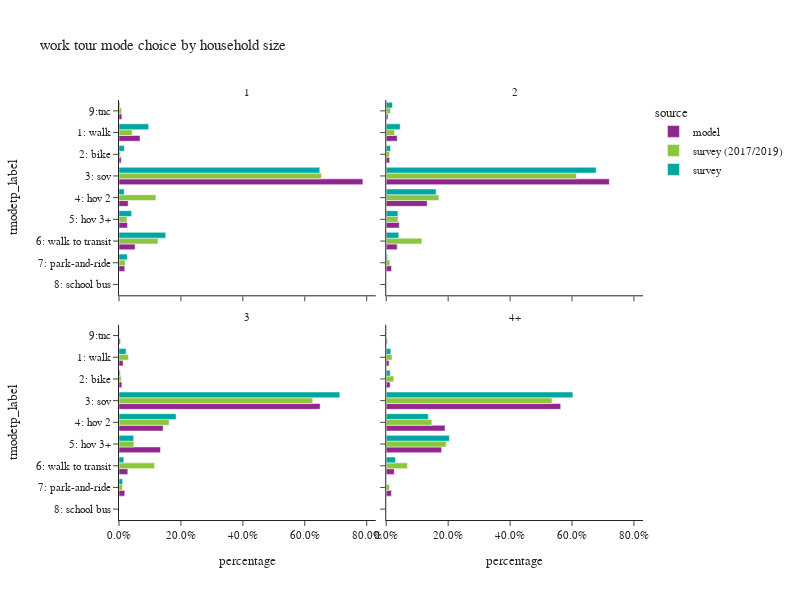

Source (notebook cell):
### Code cell
plot_mode_choice(wk_tour,"hhsize_4+",
                 {"hhsize_4+":["1","2","3","4+"],
                  "tmodetp_label":["1: walk","2: bike","3: sov","4: hov 2","5: hov 3+","6: walk to transit",
                                   "7: park-and-ride","8: school bus","9: other–survey only"]},
                 "household size",2,600)

### Figure 1 — Plotly figure (JSON) as saved in the notebook; plotly's stock layout.template omitted (floating-point values rounded to 4 significant figures)
{"data": [{"alignmentgroup": "True", "customdata": [[13249], [1435], [153836], [5782], [5327], [10199], [3645], [1807]], "hovertemplate": "source=model<br>hhsize_4+=1<br>percentage=%{x}<br>tmodetp_label=%{y}<br>sample count=%{customdata[0]}<extra></extra>", "legendgroup": "model", "marker": {"color": "#91268F", "pattern": {"shape": ""}}, "name": "model", "offsetgroup": "model", "orientation": "h", "showlegend": true, "textposition": "auto", "type": "bar", "x": [0.06785, 0.007348, 0.7878, 0.02961, 0.02728, 0.05223, 0.01867, 0.009253], "xaxis": "x3", "y": ["1: walk", "2: bike", "3: sov", "4: hov 2", "5: hov 3+", "6: walk to transit", "7: park-and-ride", "9:tnc"], "yaxis": "y3"}, {"alignmentgroup": "True", "customdata": [[16503], [5102], [334725], [61473], [19605], [16475], [8003], [2634]], "hovertemplate": "source=model<br>hhsize_4+=2<br>percentage=%{x}<br>tmodetp_label=%{y}<br>sample count=%{customdata[0]}<extra></extra>", "legendgroup": "model", "marker": {"color": "#91268F", "pattern": {"shape": ""}}, "name": "model", "offsetgroup": "model", "orientation": "h", "showlegend": false, "textposition": "auto", "type": "bar", "x": [0.03553, 0.01098, 0.7206, 0.1323, 0.0422, 0.03547, 0.01723, 0.00567], "xaxis": "x4", "y": ["1: walk", "2: bike", "3: sov", "4: hov 2", "5: hov 3+", "6: walk to transit", "7: park-and-ride", "9:tnc"], "yaxis": "y4"}, {"alignmentgroup": "True", "customdata": [[3827], [2696], [188144], [41304], [38829], [8258], [5376], [1186]], "hovertemplate": "source=model<br>hhsize_4+=3<br>percentage=%{x}<br>tmodetp_label=%{y}<br>sample count=%{customdata[0]}<extra></extra>", "legendgroup": "model", "marker": {"color": "#91268F", "pattern": {"shape": ""}}, "name": "model", "offsetgroup": "model", "orientation": "h", "showlegend": false, "textposition": "auto", "type": "bar", "x": [0.01321, 0.009309, 0.6496, 0.1426, 0.1341, 0.02851, 0.01856, 0.004095], "xaxis": "x", "y": ["1: walk", "2: bike", "3: sov", "4: hov 2", "5: hov 3+", "6: walk to transit", "7: park-and-ride", "9:tnc"], "yaxis": "y"}, {"alignmentgroup": "True", "customdata": [[4970], [6872], [309294], [104336], [98209], [14305], [9232], [1823]], "hovertemplate": "source=model<br>hhsize_4+=4+<br>percentage=%{x}<br>tmodetp_label=%{y}<br>sample count=%{customdata[0]}<extra></extra>", "legendgroup": "model", "marker": {"color": "#91268F", "pattern": {"shape": ""}}, "name": "model", "offsetgroup": "model", "orientation": "h", "showlegend": false, "textposition": "auto", "type": "bar", "x": [0.009052, 0.01252, 0.5633, 0.19, 0.1789, 0.02605, 0.01681, 0.00332], "xaxis": "x2", "y": ["1: walk", "2: bike", "3: sov", "4: hov 2", "5: hov 3+", "6: walk to transit", "7: park-and-ride", "9:tnc"], "yaxis": "y2"}, {"alignmentgroup": "True", "customdata": [[196], [45], [541], [73], [29], [476], [18], [21]], "hovertemplate": "source=survey (2017/2019)<br>hhsize_4+=1<br>percentage=%{x}<br>tmodetp_label=%{y}<br>sample count=%{customdata[0]}<extra></extra>", "legendgroup": "survey (2017/2019)", "marker": {"color": "#8CC63E", "pattern": {"shape": ""}}, "name": "survey (2017/2019)", "offsetgroup": "survey (2017/2019)", "orientation": "h", "showlegend": true, "textposition": "auto", "type": "bar", "x": [0.0425, 0.00464, 0.6535, 0.1193, 0.02588, 0.1259, 0.02014, 0.008144], "xaxis": "x3", "y": ["1: walk", "2: bike", "3: sov", "4: hov 2", "5: hov 3+", "6: walk to transit", "7: park-and-ride", "9:tnc"], "yaxis": "y3"}, {"alignmentgroup": "True", "customdata": [[226], [90], [1035], [295], [67], [760], [34], [1], [35]], "hovertemplate": "source=survey (2017/2019)<br>hhsize_4+=2<br>percentage=%{x}<br>tmodetp_label=%{y}<br>sample count=%{customdata[0]}<extra></extra>", "legendgroup": "survey (2017/2019)", "marker": {"color": "#8CC63E", "pattern": {"shape": ""}}, "name": "survey (2017/2019)", "offsetgroup": "survey (2017/2019)", "orientation": "h", "showlegend": false, "textposition": "auto", "type": "bar", "x": [0.02686, 0.01025, 0.6139, 0.1698, 0.03827, 0.1152, 0.01145, 5.235e-05, 0.01419], "xaxis": "x4", "y": ["1: walk", "2: bike", "3: sov", "4: hov 2", "5: hov 3+", "6: walk to transit", "7: park-and-ride", "8: school bus", "9:tnc"], "yaxis": "y4"}, {"alignmentgroup": "True", "customdata": [[29], [24], [310], [133], [57], [172], [14], [1], [7]], "hovertemplate": "source=survey (2017/2019)<br>hhsize_4+=3<br>percentage=%{x}<br>tmodetp_label=%{y}<br>sample count=%{customdata[0]}<extra></extra>", "legendgroup": "survey (2017/2019)", "marker": {"color": "#8CC63E", "pattern": {"shape": ""}}, "name": "survey (2017/2019)", "offsetgroup": "survey (2017/2019)", "orientation": "h", "showlegend": false, "textposition": "auto", "type": "bar", "x": [0.03031, 0.006963, 0.6256, 0.1619, 0.04817, 0.1148, 0.01153, 6.611e-06, 0.0007561], "xaxis": "x", "y": ["1: walk", "2: bike", "3: sov", "4: hov 2", "5: hov 3+", "6: walk to transit", "7: park-and-ride", "8: school bus", "9:tnc"], "yaxis": "y"}, {"alignmentgroup": "True", "customdata": [[22], [32], [276], [90], [104], [110], [17], [2], [1]], "hovertemplate": "source=survey (2017/2019)<br>hhsize_4+=4+<br>percentage=%{x}<br>tmodetp_label=%{y}<br>sample count=%{customdata[0]}<extra></extra>", "legendgroup": "survey (2017/2019)", "marker": {"color": "#8CC63E", "pattern": {"shape": ""}}, "name": "survey (2017/2019)", "offsetgroup": "survey (2017/2019)", "orientation": "h", "showlegend": false, "textposition": "auto", "type": "bar", "x": [0.01861, 0.0247, 0.5352, 0.1471, 0.1936, 0.06864, 0.01049, 0.0008601, 0.0007013], "xaxis": "x2", "y": ["1: walk", "2: bike", "3: sov", "4: hov 2", "5: hov 3+", "6: walk to transit", "7: park-and-ride", "8: school bus", "9:tnc"], "yaxis": "y2"}, {"alignmentgroup": "True", "customdata": [[71], [34], [258], [12], [12], [110], [9], [6]], "hovertemplate": "source=survey<br>hhsize_4+=1<br>percentage=%{x}<br>tmodetp_label=%{y}<br>sample count=%{customdata[0]}<extra></extra>", "legendgroup": "survey", "marker": {"color": "#00A7A0", "pattern": {"shape": ""}}, "name": "survey", "offsetgroup": "survey", "orientation": "h", "showlegend": true, "textposition": "auto", "type": "bar", "x": [0.09597, 0.01731, 0.6485, 0.01665, 0.04092, 0.1508, 0.02698, 0.002867], "xaxis": "x3", "y": ["1: walk", "2: bike", "3: sov", "4: hov 2", "5: hov 3+", "6: walk to transit", "7: park-and-ride", "9:tnc"], "yaxis": "y3"}, {"alignmentgroup": "True", "customdata": [[52], [51], [418], [99], [15], [107], [7], [5]], "hovertemplate": "source=survey<br>hhsize_4+=2<br>percentage=%{x}<br>tmodetp_label=%{y}<br>sample count=%{customdata[0]}<extra></extra>", "legendgroup": "survey", "marker": {"color": "#00A7A0", "pattern": {"shape": ""}}, "name": "survey", "offsetgroup": "survey", "orientation": "h", "showlegend": false, "textposition": "auto", "type": "bar", "x": [0.04508, 0.01389, 0.678, 0.161, 0.03777, 0.04029, 0.003874, 0.0201], "xaxis": "x4", "y": ["1: walk", "2: bike", "3: sov", "4: hov 2", "5: hov 3+", "6: walk to transit", "7: park-and-ride", "9:tnc"], "yaxis": "y4"}, {"alignmentgroup": "True", "customdata": [[13], [11], [140], [33], [11], [22], [1], [1]], "hovertemplate": "source=survey<br>hhsize_4+=3<br>percentage=%{x}<br>tmodetp_label=%{y}<br>sample count=%{customdata[0]}<extra></extra>", "legendgroup": "survey", "marker": {"color": "#00A7A0", "pattern": {"shape": ""}}, "name": "survey", "offsetgroup": "survey", "orientation": "h", "showlegend": false, "textposition": "auto", "type": "bar", "x": [0.02293, 0.003984, 0.7131, 0.1843, 0.04732, 0.01549, 0.01174, 0.00114], "xaxis": "x", "y": ["1: walk", "2: bike", "3: sov", "4: hov 2", "5: hov 3+", "6: walk to transit", "7: park-and-ride", "9:tnc"], "yaxis": "y"}, {"alignmentgroup": "True", "customdata": [[7], [12], [163], [32], [40], [15]], "hovertemplate": "source=survey<br>hhsize_4+=4+<br>percentage=%{x}<br>tmodetp_label=%{y}<br>sample count=%{customdata[0]}<extra></extra>", "legendgroup": "survey", "marker": {"color": "#00A7A0", "pattern": {"shape": ""}}, "name": "survey", "offsetgroup": "survey", "orientation": "h", "showlegend": false, "textposition": "auto", "type": "bar", "x": [0.01463, 0.01297, 0.6028, 0.1357, 0.2039, 0.02994], "xaxis": "x2", "y": ["1: walk", "2: bike", "3: sov", "4: hov 2", "5: hov 3+", "6: walk to transit"], "yaxis": "y2"}], "layout": {"annotations": [{"font": {}, "showarrow": false, "text": "3", "x": 0.245, "xanchor": "center", "xref": "paper", "y": 0.465, "yanchor": "bottom", "yref": "paper"}, {"font": {}, "showarrow": false, "text": "4+", "x": 0.755, "xanchor": "center", "xref": "paper", "y": 0.465, "yanchor": "bottom", "yref": "paper"}, {"font": {}, "showarrow": false, "text": "1", "x": 0.245, "xanchor": "center", "xref": "paper", "y": 1.0, "yanchor": "bottom", "yref": "paper"}, {"font": {}, "showarrow": false, "text": "2", "x": 0.755, "xanchor": "center", "xref": "paper", "y": 1.0, "yanchor": "bottom", "yref": "paper"}], "barmode": "group", "height": 600, "legend": {"title": {"text": "source"}, "tracegroupgap": 0}, "title": {"text": "work tour mode choice by household size"}, "width": 800, "xaxis": {"anchor": "y", "domain": [0.0, 0.49], "tickformat": ".1%", "title": {"text": "percentage"}}, "xaxis2": {"anchor": "y2", "domain": [0.51, 1.0], "matches": "x", "tickformat": ".1%", "title": {"text": "percentage"}}, "xaxis3": {"anchor": "y3", "domain": [0.0, 0.49], "matches": "x", "showticklabels": false, "tickformat": ".1%"}, "xaxis4": {"anchor": "y4", "domain": [0.51, 1.0], "matches": "x", "showticklabels": false, "tickformat": ".1%"}, "yaxis": {"anchor": "x", "categoryarray": ["9: other–survey only", "8: school bus", "7: park-and-ride", "6: walk to transit", "5: hov 3+", "4: hov 2", "3: sov", "2: bike", "1: walk"], "categoryorder": "array", "domain": [0.0, 0.465], "title": {"text": "tmodetp_label"}}, "yaxis2": {"anchor": "x2", "domain": [0.0, 0.465], "matches": "y", "showticklabels": false}, "yaxis3": {"anchor": "x3", "categoryarray": ["9: other–survey only", "8: school bus", "7: park-and-ride", "6: walk to transit", "5: hov 3+", "4: hov 2", "3: sov", "2: bike", "1: walk"], "categoryorder": "array", "domain": [0.535, 1.0], "matches": "y", "title": {"text": "tmodetp_label"}}, "yaxis4": {"anchor": "x4", "domain": [0.535, 1.0], "matches": "y", "showticklabels": false}}}
